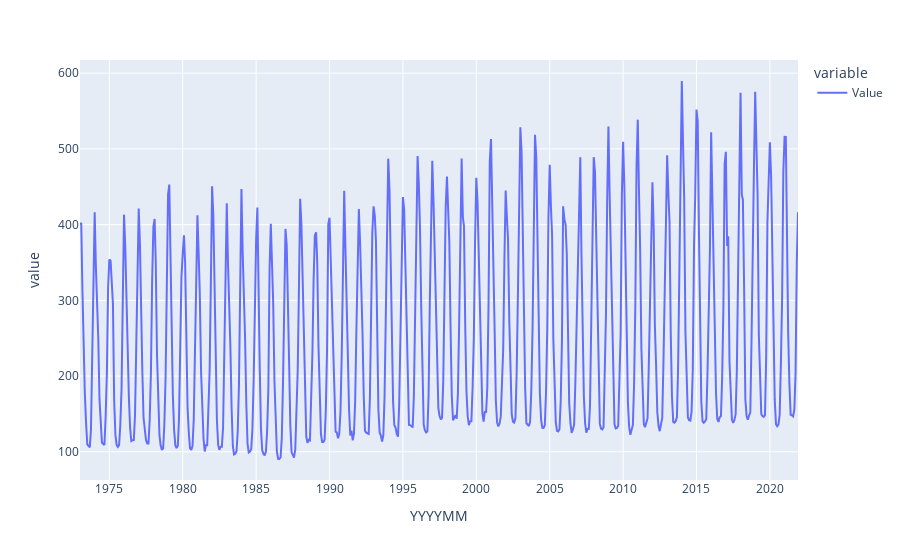

Notebook cell for this chart:
### Code cell
# Plotly figure for more interractivity
import plotly.express as px

fig = px.line(df_clean, y=['Value'], x= df_clean.index)
fig.show()

"""From the figure, we can see that the Natural Gas consumed by the commercial
sector is highest in the January and lowest in the July or August showing the 
cyclic pattern yearly"""

### Figure 1 — Plotly figure (JSON) as saved in the notebook; plotly's stock layout.template omitted (floating-point values rounded to 4 significant figures; data arrays with more than 128 entries replaced by an {"elided": "..."} marker saying what was removed)
{"data": [{"hovertemplate": "variable=Value<br>YYYYMM=%{x}<br>value=%{y}<extra></extra>", "legendgroup": "Value", "line": {"color": "#636efa", "dash": "solid"}, "marker": {"symbol": "circle"}, "mode": "lines", "name": "Value", "orientation": "v", "showlegend": true, "type": "scatter", "x": {"elided": "588 str values"}, "xaxis": "x", "y": {"elided": "588 float values"}, "yaxis": "y"}], "layout": {"legend": {"title": {"text": "variable"}, "tracegroupgap": 0}, "margin": {"t": 60}, "xaxis": {"anchor": "y", "domain": [0, 1], "title": {"text": "YYYYMM"}}, "yaxis": {"anchor": "x", "domain": [0, 1], "title": {"text": "value"}}}}
